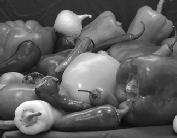
//> input picture test.png, 177 x 138 px
$ ./histogram_equalisation test.png   (built with g++ and OpenCV 4)
//> lines starting //> are read from the running program, lines starting //| are printed output that depends on the picture
//Author --> Jeevan Thomas Koshy

#include "opencv2/imgproc/imgproc.hpp"
#include <opencv2/highgui/highgui.hpp>
#include "iostream"

using namespace std;
using namespace cv;

int * calculate_histogram(Mat src)
{
	int * histogram;
	histogram =new int[256];
	for(int i=0;i<256;i++)
	{
		histogram[i]=0;
	}


	for(int i=0;i<src.rows;i++)
	{
		for(int j=0;j<src.cols;j++)
		{
			histogram[src.at<uchar>(i,j)]++;
		}
	}

	return	histogram;
}

int * cdf(int * histogram)
{
	int * cdf;
	cdf=new int[256];
	int sum=0;
	for(int i=0;i<256;i++)
	{
		cdf[i]=0;
	}

	for(int i=0;i<256;i++)
	{
		cdf[i]=sum+histogram[i];
		sum=cdf[i];
	}

	return cdf;
}

Mat equalise_histogram(Mat src)
{
	int rows=src.rows;
	int cols=src.cols;

	int * hist=calculate_histogram(src);

	cout<<"Histogram Calculated \n";
	int * transform=cdf(hist);
	cout<<"rows: " <<rows << "\n cols: " << cols<<"\n";

	for(int i=0;i<src.rows;i++)
	{
		for(int j=0;j<src.cols;j++)
		{
			uchar &t=src.at<uchar>(i,j);
			t=255*transform[t]/(rows*cols);
		}
	}

	return src;
}

int main(int argc,char** argv)
{
	if(argc!=2){
		cout<<"Usage :"<<argv[0] << " <image location > \n" ;
		return -1;
	}

	Mat src=imread(argv[1],0);
//> src is the input picture: 138 rows x 177 cols, CV_8UC1; min 11, max 255, mean 95.9
	imshow("Original Image", src);
	waitKey(0);
	Mat equalised=equalise_histogram(src);
//> the loop in cdf, `for(int i=0;i<256;i++)` made 256 passes
//> sum on passes 1 to 3: 0, 0, 0
//| rows: 138
//|  cols: 177
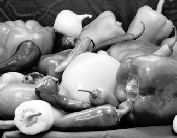
//> src: 138 rows x 177 cols, CV_8UC1; min 0, max 255, mean 127.8


	imshow("Equalised Image",equalised);
	waitKey(0);
	imwrite("eualised.jpg",equalised);


}

$ run again, on carmel-01.png
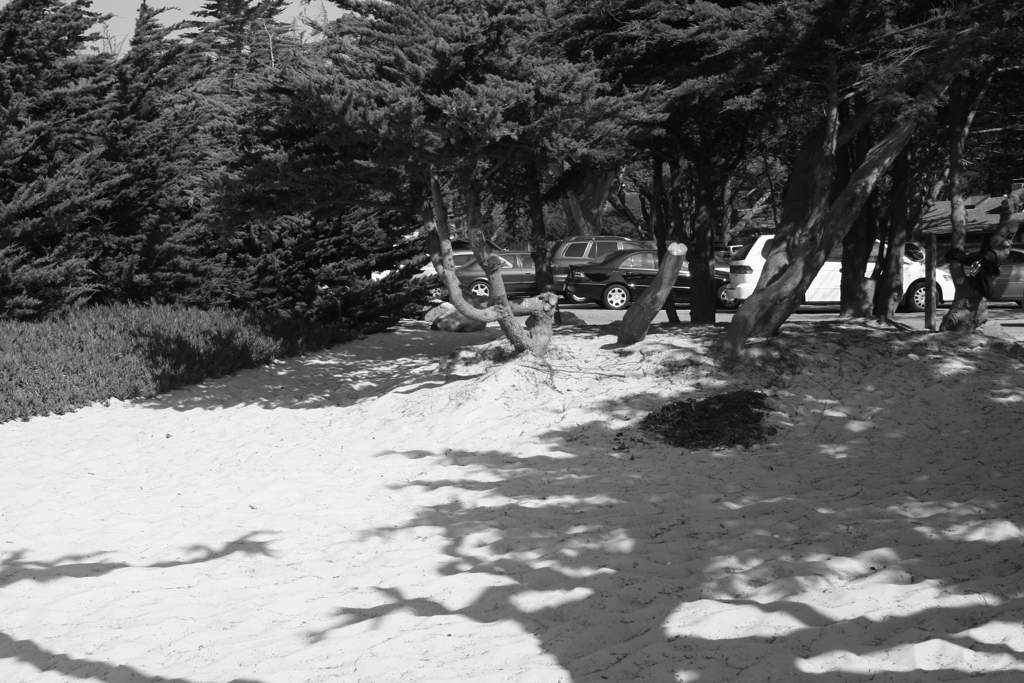
//> input picture carmel-01.png, 1024 x 683 px
//> src is the input picture: 683 rows x 1024 cols, CV_8UC1; min 4, max 255, mean 105.7
//> the loop in cdf, `for(int i=0;i<256;i++)` made 256 passes
//> sum on passes 1 to 3: 0, 0, 0
//| rows: 683
//|  cols: 1024
//> `Mat equalised=equalise_histogram(src);`:
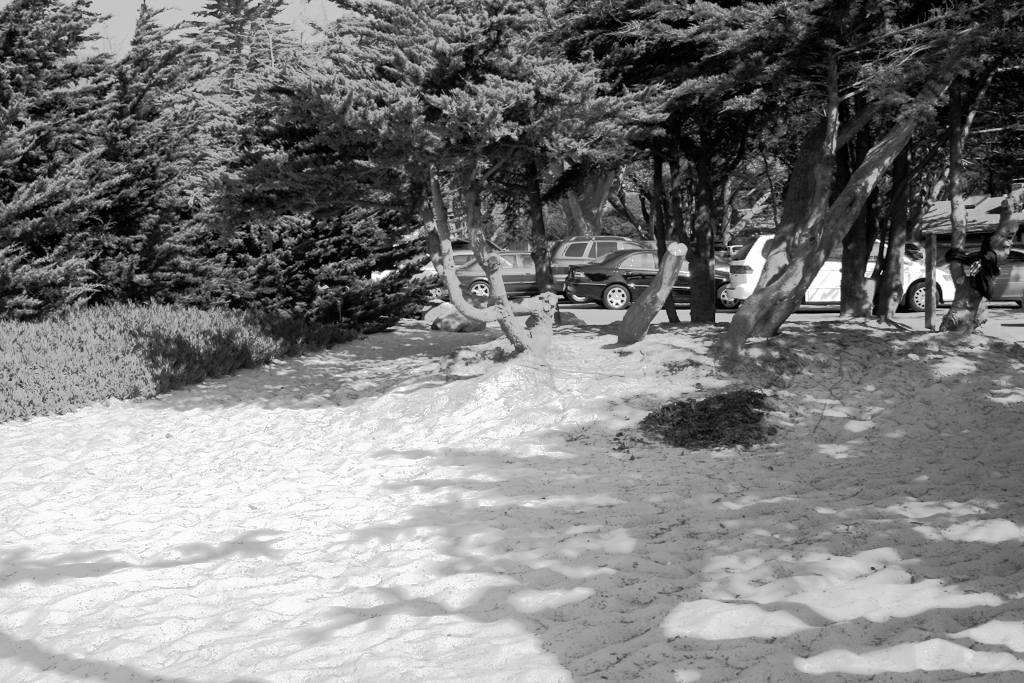
//> src: 683 rows x 1024 cols, CV_8UC1; min 0, max 255, mean 127.9

$ run again, on carmel-02.png
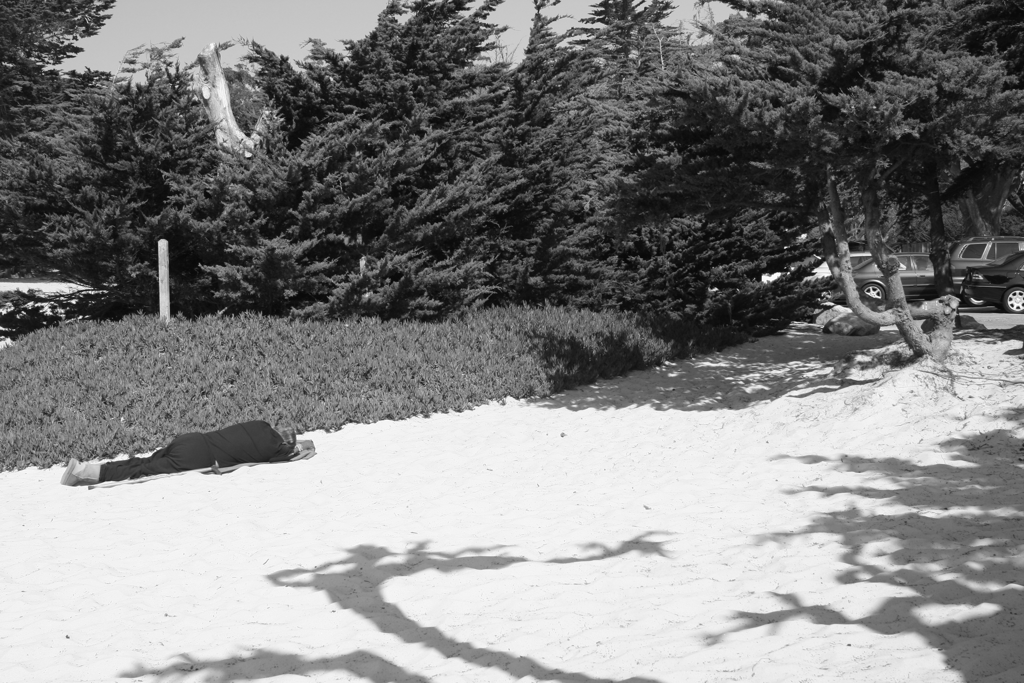
//> input picture carmel-02.png, 1024 x 683 px
//> src is the input picture: 683 rows x 1024 cols, CV_8UC1; min 7, max 255, mean 130.8
//> the loop in cdf, `for(int i=0;i<256;i++)` made 256 passes
//> sum on passes 1 to 3: 0, 0, 0
//| rows: 683
//|  cols: 1024
//> `Mat equalised=equalise_histogram(src);`:
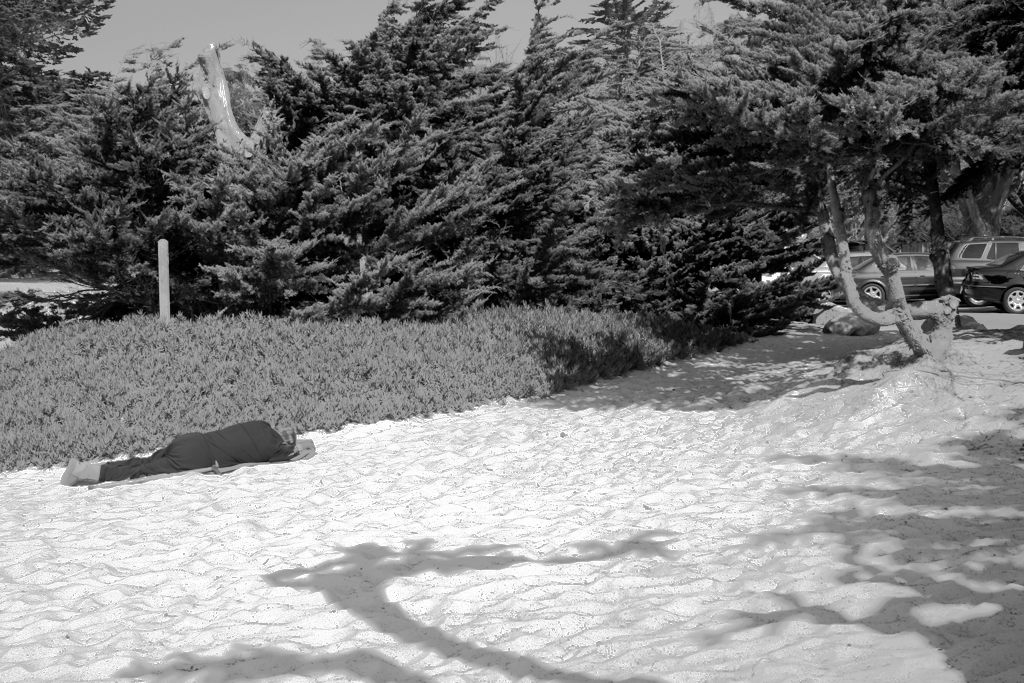
//> src: 683 rows x 1024 cols, CV_8UC1; min 0, max 255, mean 128.2

$ run again, on carmel-03.png
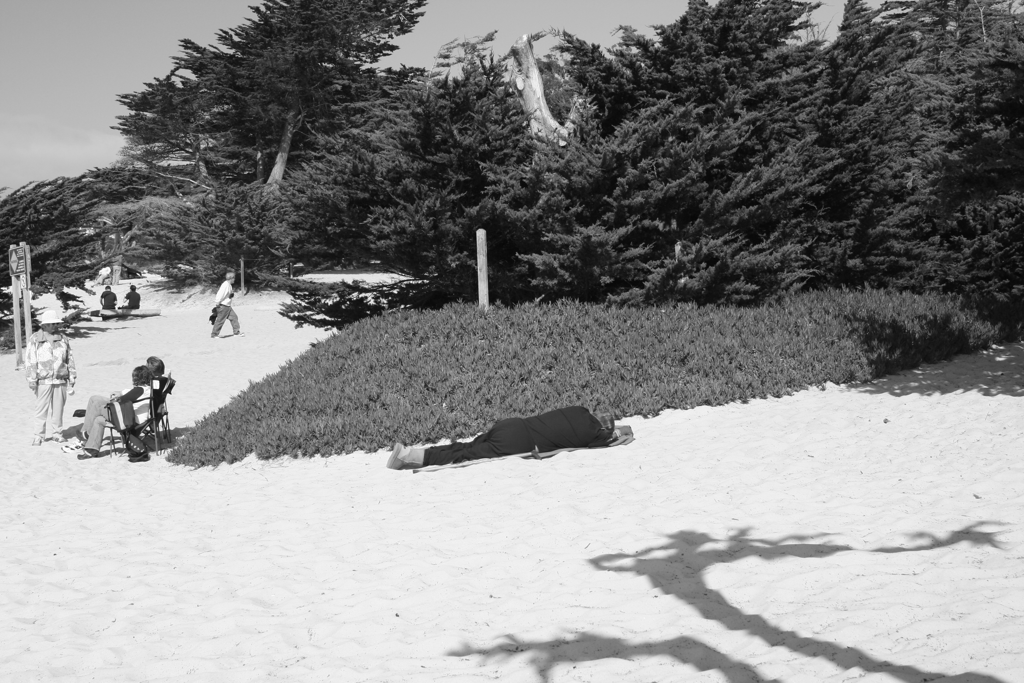
//> input picture carmel-03.png, 1024 x 683 px
//> src is the input picture: 683 rows x 1024 cols, CV_8UC1; min 6, max 255, mean 139
//> the loop in cdf, `for(int i=0;i<256;i++)` made 256 passes
//> sum on passes 1 to 3: 0, 0, 0
//| rows: 683
//|  cols: 1024
//> `Mat equalised=equalise_histogram(src);`:
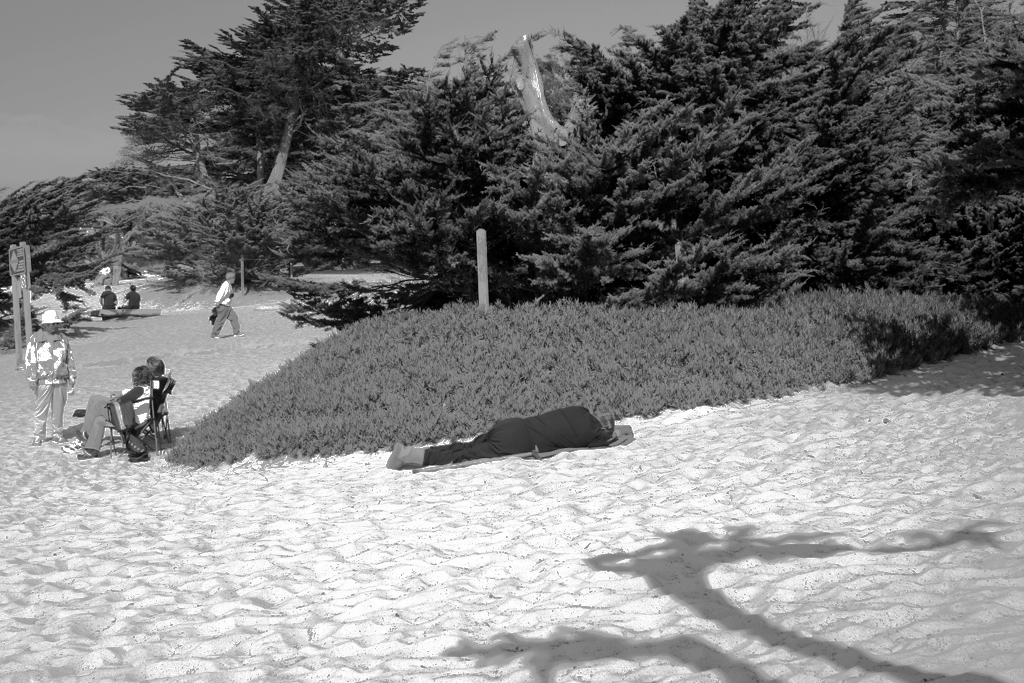
//> src: 683 rows x 1024 cols, CV_8UC1; min 0, max 255, mean 128.2
